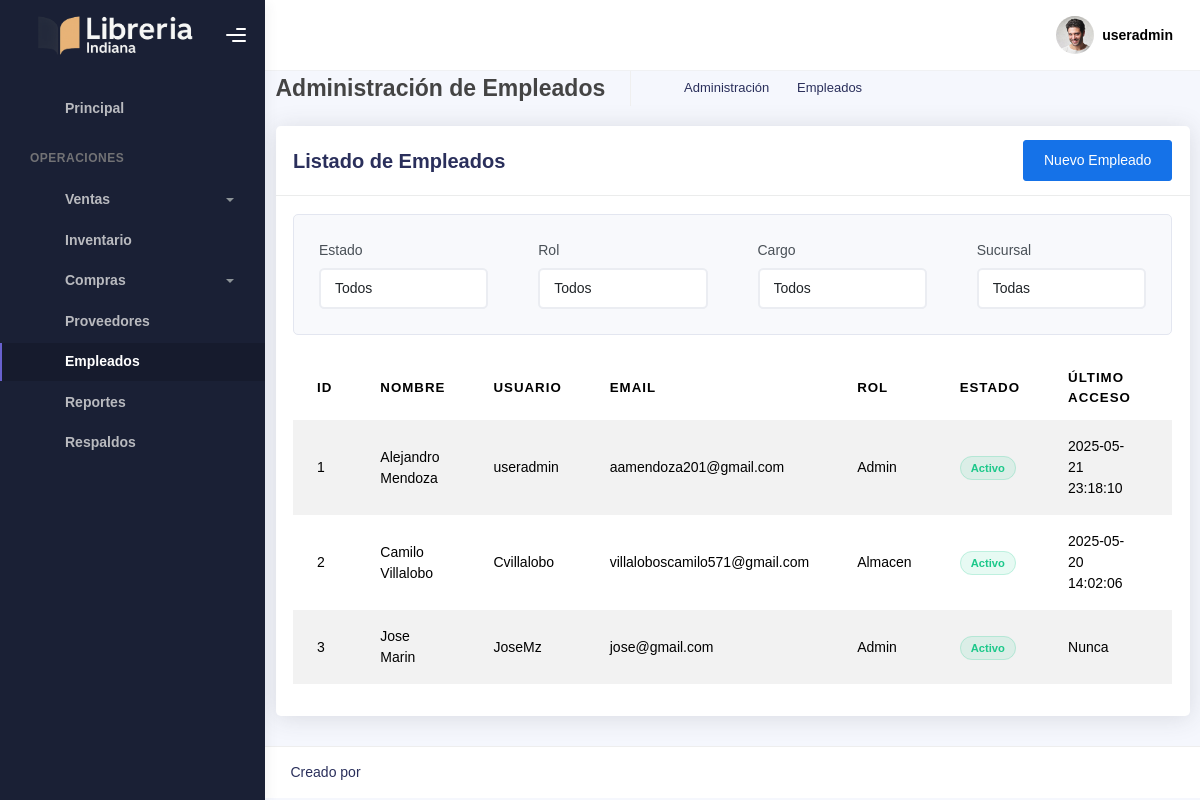
The page /admin/employees (signed in) on the database as committed earlier.
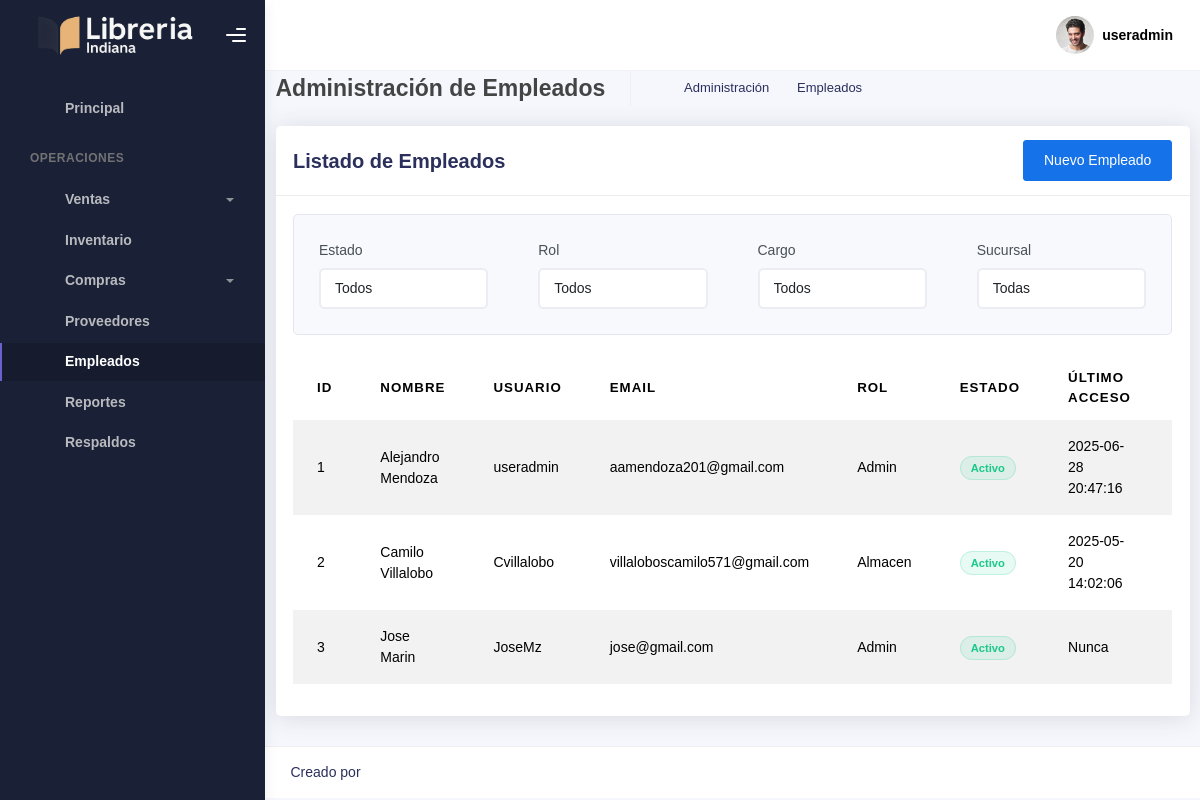
The same page on the database as committed later.
### tables this page shows
CREATE TABLE usuarios (
        id INTEGER PRIMARY KEY AUTOINCREMENT,
        user TEXT NOT NULL,
        email TEXT NOT NULL UNIQUE,
        contrasena TEXT NOT NULL
    , role TEXT NOT NULL DEFAULT 'empleado', reset_token TEXT, reset_token_expiry DATETIME, is_active BOOLEAN NOT NULL DEFAULT 1, last_login DATETIME, failed_login_attempts INTEGER DEFAULT 0, account_locked BOOLEAN DEFAULT 0, locked_until DATETIME, IDEmpleado INTEGER);

CREATE TABLE Empleado (
    IDEmpleado INTEGER PRIMARY KEY AUTOINCREMENT,
    NombreCompleto TEXT,
    IDCargo INTEGER,
    FOREIGN KEY (IDCargo) REFERENCES Cargo(IDCargo)
);

### app/blueprints/admin/routes.py (the view)
@admin_bp.route('/employees')
@role_required(['admin', 'gerente'])
def employees():
    conn = get_db_connection()
    conn.row_factory = sqlite3.Row
    cursor = conn.cursor()
    try:
        cursor.execute("""
            SELECT e.IDEmpleado, e.NombreCompleto, c.Nombre as cargo_nombre, e.IDCargo,
                   u.id as user_id, u.user, u.email, u.role, u.is_active, u.account_locked,
                   u.last_login, s.Nombre as sucursal_nombre, s.IDSucursal
            FROM Empleado e
            LEFT JOIN usuarios u ON e.IDEmpleado = u.IDEmpleado
            LEFT JOIN Cargo c ON e.IDCargo = c.IDCargo
            LEFT JOIN Sucursal s ON 1=1  -- Aquí deberías tener una relación entre empleado y sucursal
            ORDER BY e.NombreCompleto
        """)
        employees = cursor.fetchall()
        cursor.execute("SELECT IDCargo, Nombre FROM Cargo ORDER BY Nombre")
        cargos = cursor.fetchall()
        cursor.execute("SELECT IDSucursal, Nombre FROM Sucursal ORDER BY Nombre")
        sucursales = cursor.fetchall()
        return render_template('admin/employees.html',
                               employees=employees,
                               cargos=cargos,
                               sucursales=sucursales,
                               current_year=datetime.now().year)
    except Exception as e:
        flash(f"Error al cargar la página: {str(e)}", "danger")
        return redirect(url_for('dashboard.index'))
    finally:
        if conn:
            conn.close()

### app/utils/__init__.py (called while the page is built)
def role_required(roles):
    def decorator(f):
        @wraps(f)
        def decorated_function(*args, **kwargs):
            if session.get("user_id") is None:
                return redirect(url_for('auth.login'))
            user_role = session.get("role")
            if user_role not in roles and user_role != 'admin':
                abort(403)  # Forbidden
            return f(*args, **kwargs)
        return decorated_function
    return decorator

### app/utils/db.py (called while the page is built)
def get_db_connection():
    conn = sqlite3.connect(current_app.config['DATABASE_PATH'])
    conn.row_factory = sqlite3.Row
    return conn

### app/blueprints/admin/templates/admin/employees.html (shortened to what the changed rows need)
{% extends "layout.html" %}
{% block style %}
<link rel="stylesheet" href="https://cdn.datatables.net/1.11.5/css/dataTables.bootstrap5.min.css">
<link rel="stylesheet" href="https://cdn.datatables.net/1.11.5/css/dataTables.bootstrap5.min.css">
<link rel="stylesheet" href="https://cdn.datatables.net/responsive/2.2.9/css/responsive.bootstrap5.min.css">
{% endblock %}
{% block main %}
<div class="container-fluid">
    <div class="row">
        <div class="col-md-12">
            <div class="card">
                <div class="card-body">
                    <div class="table-responsive">
                        <table id="employeesTable" class="table table-striped table-hover">
                            <thead>
                                <tr>
                                    <th>ID</th>
                                    <th>Nombre</th>
                                    <th>Usuario</th>
                                    <th>Email</th>
                                    <th>Rol</th>
                                    <th>Estado</th>
                                    <th>Último Acceso</th>
                                    <th>Acciones</th>
                                </tr>
                            </thead>
                            <tbody>
                                {% for employee in employees %}
                                <tr>
                                    <td>{{ employee.IDEmpleado }}</td>
                                    <td>{{ employee.NombreCompleto }}</td>
                                    <td>{{ employee.user }}</td>
                                    <td>{{ employee.email }}</td>
                                    <td>{{ employee.role|capitalize }}</td>
                                    <td>
                                        {% if employee.account_locked %}
                                            <span class="status-badge status-locked">Bloqueado</span>
                                        {% elif employee.is_active %}
                                            <span class="status-badge status-active">Activo</span>
                                        {% else %}
                                            <span class="status-badge status-inactive">Inactivo</span>
                                        {% endif %}
                                    </td>
                                    <td>{{ employee.last_login|default('Nunca', true) }}</td>
                                    <td>
                                    </td>
                                </tr>
                                {% endfor %}
                            </tbody>
                        </table>
                    </div>
                </div>
            </div>
        </div>
    </div>
</div>
{% endblock %}

### app/templates/layout.html (shortened to what the changed rows need)
<!DOCTYPE html>
<html lang="en">
<head>
  <link href="https://cdn.jsdelivr.net/npm/@mdi/font@6.5.95/css/materialdesignicons.min.css" rel="stylesheet">
  <link rel="stylesheet" href="{{ url_for('static', filename='css/bootstrap.min.css') }}" />
  <link rel="stylesheet" href="{{ url_for('static', filename='css/plugins.min.css') }}" />
  <link rel="stylesheet" href="{{ url_for('static', filename='css/kaiadmin.min.css') }}" />
  <link href="https://cdn.jsdelivr.net/npm/bootstrap-icons@1.11.1/font/bootstrap-icons.css" rel="stylesheet">
  <link rel="stylesheet" href="{{ url_for('static', filename='css/demo.css') }}" />
  {% block style %} {% endblock %}
</head>
<body>
  <div class="wrapper">
    {% set current_path = request.path %}
    <div class="main-panel">
      <div class="main-header">
        <nav class="navbar navbar-header navbar-header-transparent navbar-expand-lg border-bottom">
          <div class="container-fluid">
            <ul class="navbar-nav topbar-nav ms-md-auto align-items-center">
              <li class="nav-item topbar-user dropdown hidden-caret">
                <a class="dropdown-toggle profile-pic" data-bs-toggle="dropdown" href="#" aria-expanded="false">
                  <span class="profile-username">
                    <span class="fw-bold">{{ session.get('username', 'Usuario') }}</span>
                  </span>
                </a>
              </li>
            </ul>
          </div>
        </nav>
      </div>
      <div class="container">
        {% block main %} {% endblock %}
      </div>
    </div>
  </div>
</body>
</html>

Rows that differ between the two databases and show on the page:
changed usuarios "useradmin": last_login "2025-05-21 23:18:10" → "2025-06-28 20:47:16"
